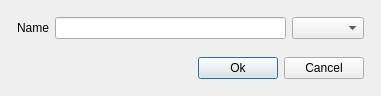
<?xml version="1.0" encoding="UTF-8"?>
<ui version="4.0">
 <class>EditorNameValue</class>
 <widget class="QDialog" name="EditorNameValue">
  <property name="geometry">
   <rect>
    <x>0</x>
    <y>0</y>
    <width>381</width>
    <height>91</height>
   </rect>
  </property>
  <property name="windowTitle">
   <string>Input name</string>
  </property>
  <layout class="QGridLayout" name="gridLayout">
   <item row="0" column="0">
    <layout class="QHBoxLayout" name="horizontalLayout">
     <property name="leftMargin">
      <number>6</number>
     </property>
     <property name="topMargin">
      <number>6</number>
     </property>
     <property name="rightMargin">
      <number>6</number>
     </property>
     <property name="bottomMargin">
      <number>6</number>
     </property>
     <item>
      <widget class="QLabel" name="label">
       <property name="text">
        <string>Name</string>
       </property>
      </widget>
     </item>
     <item>
      <widget class="QLineEdit" name="txtName"/>
     </item>
     <item>
      <widget class="QComboBox" name="comboBox"/>
     </item>
    </layout>
   </item>
   <item row="1" column="0">
    <layout class="QHBoxLayout" name="horizontalLayout_7">
     <property name="leftMargin">
      <number>6</number>
     </property>
     <property name="topMargin">
      <number>6</number>
     </property>
     <property name="rightMargin">
      <number>6</number>
     </property>
     <property name="bottomMargin">
      <number>6</number>
     </property>
     <item>
      <widget class="QLabel" name="lbl_info">
       <property name="styleSheet">
        <string notr="true">color: rgb(255, 0, 0);</string>
       </property>
       <property name="text">
        <string/>
       </property>
      </widget>
     </item>
     <item>
      <spacer name="horizontalSpacer">
       <property name="orientation">
        <enum>Qt::Horizontal</enum>
       </property>
       <property name="sizeHint" stdset="0">
        <size>
         <width>40</width>
         <height>20</height>
        </size>
       </property>
      </spacer>
     </item>
     <item>
      <widget class="QPushButton" name="btnOk">
       <property name="sizePolicy">
        <sizepolicy hsizetype="Minimum" vsizetype="Preferred">
         <horstretch>0</horstretch>
         <verstretch>0</verstretch>
        </sizepolicy>
       </property>
       <property name="maximumSize">
        <size>
         <width>16777215</width>
         <height>16777215</height>
        </size>
       </property>
       <property name="text">
        <string>Ok</string>
       </property>
      </widget>
     </item>
     <item>
      <widget class="QPushButton" name="btnCancel">
       <property name="sizePolicy">
        <sizepolicy hsizetype="Minimum" vsizetype="Maximum">
         <horstretch>0</horstretch>
         <verstretch>0</verstretch>
        </sizepolicy>
       </property>
       <property name="maximumSize">
        <size>
         <width>16777215</width>
         <height>16777215</height>
        </size>
       </property>
       <property name="text">
        <string>Cancel</string>
       </property>
      </widget>
     </item>
    </layout>
   </item>
  </layout>
 </widget>
 <resources/>
 <connections/>
</ui>
